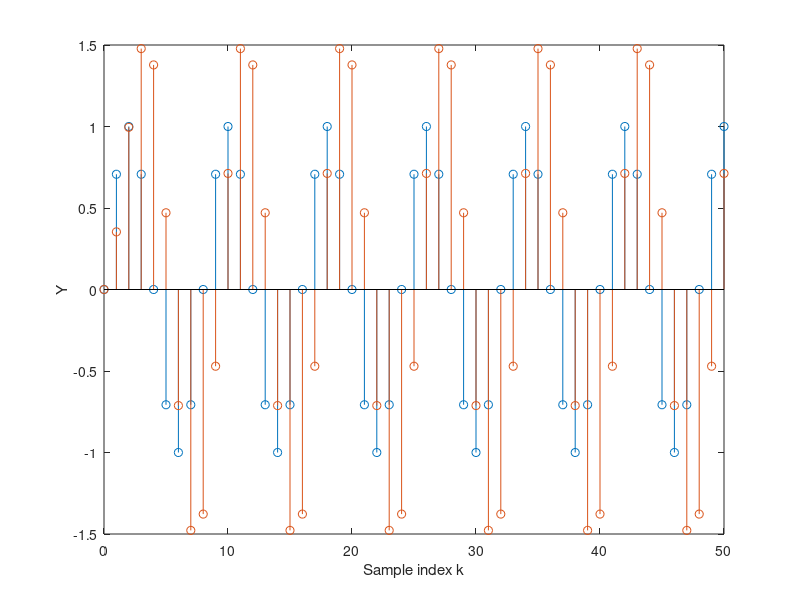

MATLAB code for this plot:
%FIR 

clc;
clear all;
close all;

Nx=51;
b=[0.5,0.7,0.6,0.4];
a=1;
n=(0:Nx-1);
x=sin(2*pi*0.125*n);
y=filter(b,a,x);
figure(1)

%subplot('211');
stem(n,x),xlabel('Sample index k'),
ylabel('X'),
hold on

stem(n,y),xlabel('Sample index k'),
ylabel('Y'),
